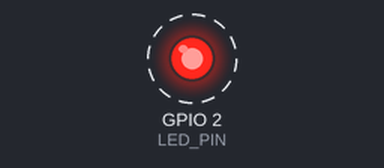
A sketch run on a simulated ESP32. Parts: output pins drawn as LEDs (lit = HIGH). Dashed ring = blinking. What the sketch prints to the serial monitor is not drawn.

Above: at 0.2 s.
Timing chart, 0 to 3.0 s (numbered marks = the images above):
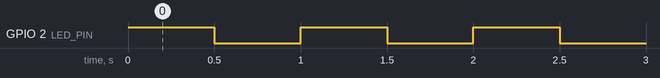

Measured:
- by itself, GPIO 2 (LED_PIN): alternates HIGH for 0.50 s and LOW for 0.50 s

The sketch:

sketch.ino
```cpp
/**
 * W1-D1 · ESP32 LED 闪烁（GPIO 基础）
 * ------------------------------------------------------------
 * 目标：唤醒嵌入式手感 —— GPIO 输出模式、数字电平、时序控制
 * 电路：GPIO2 ── 220Ω ── LED(阳极) ── LED(阴极) ── GND
 * 注：ESP32-DevKit-V1 板载蓝色 LED 也在 GPIO2，可直接观察
 *
 * 框架：Arduino（Wokwi 默认支持，setup/loop 结构）
 */

const int LED_PIN = 2;  // const 编译期常量，不占 RAM（比 #define 类型安全）

void setup() {
  // 把 GPIO2 配置为输出模式：芯片内部驱动电路接管引脚，可输出 3.3V/0V
  pinMode(LED_PIN, OUTPUT);
  // 串口 115200 波特率。D1 就养成调试习惯：跑起来先看 Serial Monitor
  Serial.begin(115200);
}

void loop() {
  // 输出高电平（3.3V）→ LED 两端有压差 → 点亮
  digitalWrite(LED_PIN, HIGH);
  Serial.println("LED ON");

  delay(500);  // 阻塞 500ms。注意：阻塞期间 CPU 空转，loop 干不了别的

  // 输出低电平（0V）→ 无压差 → 熄灭
  digitalWrite(LED_PIN, LOW);
  Serial.println("LED OFF");

  delay(500);
}

/**
 * 思考：
 * 1. delay() 是阻塞的。换成 millis() 非阻塞写法（记上次翻转时刻），
 *    LED 不闪的间隙 loop 还能做其他事 —— 这是所有状态机/多任务的地基。
 * 2. HIGH/LOW 只是 1/0 的宏。ESP32 GPIO 输出高电平 = 3.3V（非 5V）。
 */
```
